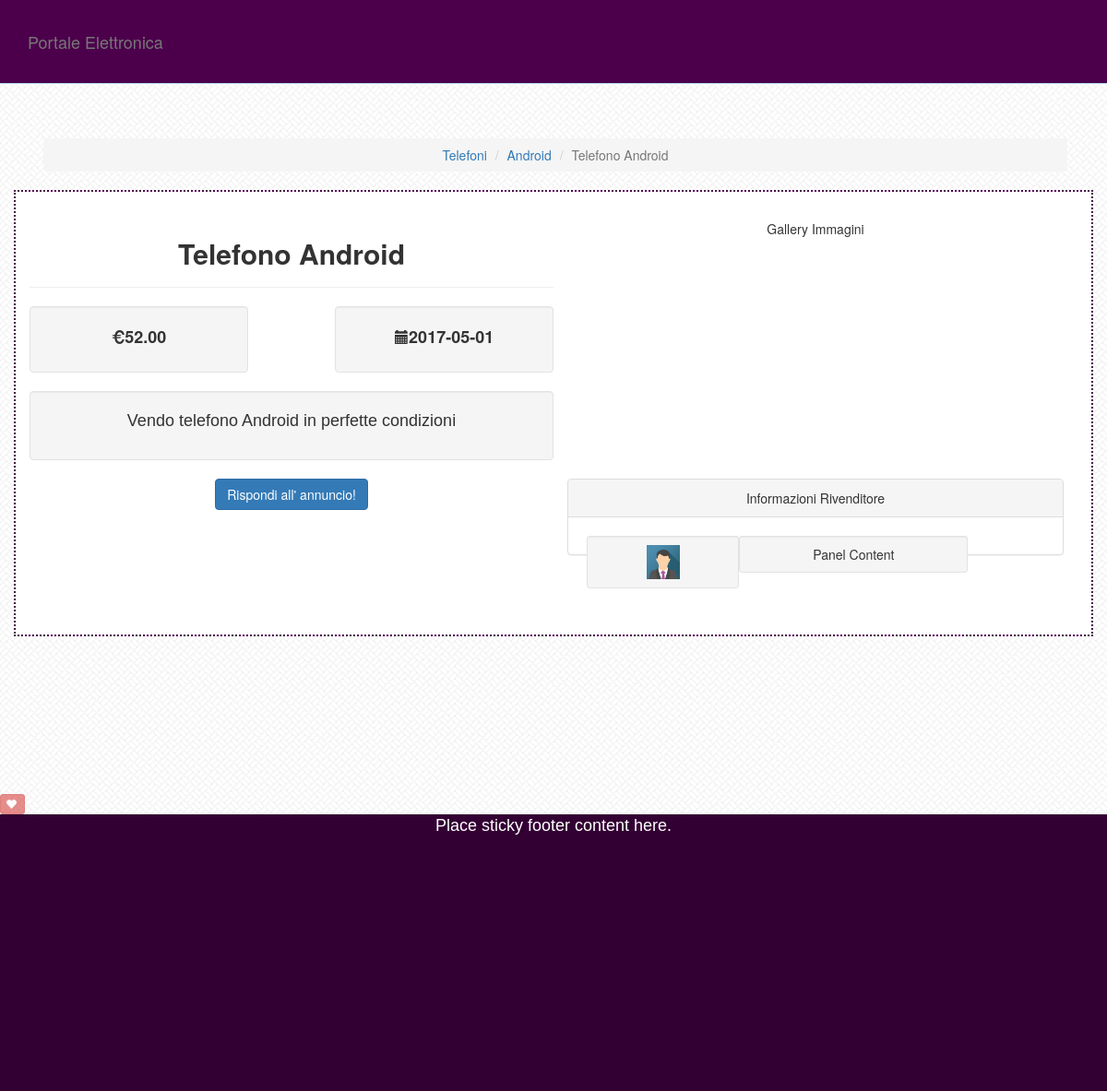
Page /annuncio.php?ID=4 on the committed database.
### tables this page shows
CREATE TABLE `annunci` (
  `ID` int(11) NOT NULL,
  `Titolo` varchar(25) NOT NULL,
  `Descrizione` varchar(150) NOT NULL,
  `Prezzo` float(10,2) NOT NULL,
  `DataInserimento` date NOT NULL,
  `Status` enum('Online','Offline') NOT NULL DEFAULT 'Online',
  `Views` int(11) NOT NULL DEFAULT '0',
  `FKutente` int(11) NOT NULL,
  `FKsottocategoria` int(11) NOT NULL
);

CREATE TABLE `macrocategory` (
  `ID` int(11) NOT NULL,
  `Nome` varchar(10) NOT NULL,
  `Descrizione` varchar(50) NOT NULL
);

CREATE TABLE `sottocategory` (
  `ID` int(11) NOT NULL,
  `Nome` varchar(20) NOT NULL,
  `FKcategory` int(11) NOT NULL
);

### annuncio.php (the view, shortened to what this page needs)
<!DOCTYPE html>
<html lang="en">
   <head>
      <link href="css/bootstrap.min.css" rel="stylesheet">
      <link href="css/scrolling-nav.css" rel="stylesheet">
      <link href="css/style.css" rel="stylesheet">
      <?php
         $liked = 0;
         $logged = false;
         if(isset($_GET['ID']) && !empty($_GET['ID'])){
             $titolo = $descrizione = $prezzo = $dataInserimento = $email = $citta = $regione = $sottocategoria = $categoria = "";
             $sql = "SELECT annunci.Titolo, annunci.Descrizione, annunci.Prezzo, annunci.DataInserimento, users.Email, citta.Nome as Citta, region.Nome as Regione, sottocategory.Nome as Sottocategoria, macrocategory.Nome as Categoria from annunci, users, citta, region, sottocategory, macrocategory WHERE users.FKCity = citta.ID AND citta.FKregion = Region.ID AND annunci.FKutente = users.ID AND annunci.FKsottocategoria = sottocategory.ID AND sottocategory.FKcategory = macrocategory.ID AND annunci.ID = ".$_GET['ID'];
             $query = mysql_query($sql);
             $result = mysql_fetch_array($query);
             if (mysql_num_rows($query)==0) {
                 header("Location: index.php");
             } else {
                 $titolo = $result['Titolo'];
                 $descrizione = $result['Descrizione'];
                 $prezzo = $result['Prezzo'];
                 $dataInserimento = $result['DataInserimento'];
                 $sottocategoria = $result['Sottocategoria'];
                 $categoria = $result['Categoria'];
             }
         } else {
             header("Location: index.php");
         }
         ?>
   </head>
   <body id="page-top" data-spy="scroll" data-target=".navbar-fixed-top" >
      <nav class="navbar navbar-default navbar-fixed-top" role="navigation">
         <div class="container">
            <div class="navbar-header page-scroll">
               <a class="navbar-brand page-scroll" href="index.php">Portale Elettronica</a>
            </div>
            <div class="collapse navbar-collapse navbar-ex1-collapse">
            </div>
         </div>
      </nav>
      <div id="intro" class="intro-section" style="">
         <div class="container" >
          <div class="col-xs-12 col-md-12 col-lg-12 col-centered">
            <ol class="breadcrumb">
               <li class="breadcrumb-item"><a href=<?php echo '"search.php?categoria='.$categoria.'"'; ?>><?php echo $categoria; ?></a></li>
               <li class="breadcrumb-item"><a href="#"><?php echo $sottocategoria; ?></a></li>
               <li class="breadcrumb-item active"><?php echo $titolo; ?></li>
            </ol>
         </div>
            <div class="row">
               <div class="col-lg-12 col-md-12 bordered " style="padding:  30px" >
                  <div class="row">
                      <div class="col-md-6">
                         <div class="row">
                            <?php
                               echo "<h2><strong>".$titolo."</strong></h2>";
                               echo "<hr>";
                               ?>
                            <div class ="well  col-md-5 col-sm-5 col-xs-5" style="font-size: 18px">
                               <span class="glyphicon glyphicon-euro" style="font-size: 15px"></span><label><?php echo " ".$prezzo; ?></label>
                            </div>
                            <div class ="col-md-2 col-sm-2 col-xs-2"></div>
                            <div class ="well  col-md-5 col-sm-5 col-xs-5" style="font-size: 18px">
                               <span class="glyphicon glyphicon-calendar" style="font-size: 15px"></span><label><?php echo " ".$dataInserimento; ?></label>
                            </div>
                            <div class="well col-md-12 col-sm-12 col-xs-12">
                               <p>
                                  <?php
                                     echo $descrizione;
                                     ?>
                               </p>
                            </div>
                         </div>
                      </div>
                      <div class="col-md-6 col-xs-12">
                         Gallery Immagini
                      </div>
                  </div>
                  <div class="row">
                      <div class="col-md-6 col-xs-12">
                        <button id="rispondi" type="button" class="btn btn-primary">Rispondi all' annuncio!</button>
                        <br>
                        <br>
                      </div>
                      <div class="col-md-6 col-xs-12">
                        <div class="panel panel-default">
                          <div class="panel-heading">Informazioni Rivenditore</div>
                          <div style="padding: 20px;">
                            <div class="well well-sm col-md-4">
                              <img src="assets/img_avatarM.png" style="width: 25%">
                            </div>
                            <div class="well well-sm col-md-6">
                            Panel Content
                            </div>
                          </div>
                        </div>
                      </div>
                  </div>
               </div>
            </div>
            <br>
         </div>
      </div>
      <br><br><br>
                      <button id="like" type="button" class="btn btn-xs btn-danger" data-toggle="tooltip" title="Devi essere Loggato per poter aggiungere fra i preferiti" <?php if(!$logged){ echo " disabled";}?>>
                      <span id="likeGlyphicon" <?php if($liked == 1){ echo 'class="glyphicon glyphicon-ok"';} else if ($liked == 0) {echo 'class="glyphicon glyphicon-heart"';} ?> ></span>&nbsp;
                      </button>
      <footer class="footer">
         <div class="container">
            <p class="text-muted">Place sticky footer content here.</p>
         </div>
      </footer>
   </body>
</html>

### css/scrolling-nav.css (style rules this page uses)
body { width: 100%; height: 100%; }
html { width: 100%; height: 100%; }
@media (min-width:767px) { .navbar { padding: 20px 0; -webkit-transition: background .5s ease-in-out,padding .5s ease-in-out; -moz-transition: background .5s ease-in-out,padding .5s ease-in-out; transition: background .5s ease-in-out,padding .5s ease-in-out; } }

### css/style.css (style rules this page uses)
body { background-image: url("../assets/bg.png"); background-size: 18%; margin-bottom: 60px; }
.bordered { border: 2px; border-style: dotted; border-color: #4c004c; background-color: white; }
.navbar { border-color: lightblue; background-color: #4c004c; }
p { font-size: 18px; font-family: 'Arial'; }
.footer { background-color: #330033; height: 300px; }
footer > .container > p { color: white; text-align: center; }
.intro-section { height: 100%; padding-top: 150px; text-align: center; }
.col-centered { display:inline-block; float:none; text-align:center; margin-right:-4px; }

### rows in the picture
annunci: macrocategory.Nome "Telefoni", FKsottocategoria.Nome "Android", Titolo "Telefono Android", Prezzo "52.00", DataInserimento "2017-05-01", Descrizione "Vendo telefono Android in perfette condizioni"
